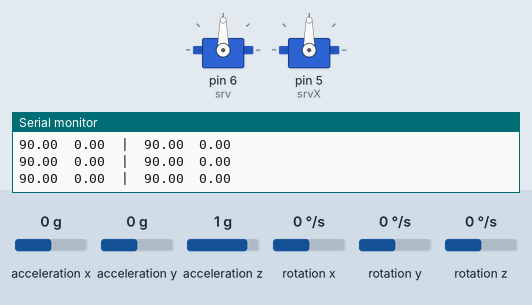
A sketch run on a simulated Arduino Uno, built with avr-gcc and run on an emulated ATmega328P. Shown: 2 × servo, the last lines printed to the serial monitor. The inputs (shaded band) are chosen by the test bench; at power-on: acceleration x 0 g, acceleration y 0 g, acceleration z 1 g, rotation x 0 °/s, rotation y 0 °/s, rotation z 0 °/s.

Above: at 2.4 s.
2.5 s: acceleration x set to -1.4 g
At 3.3 s:
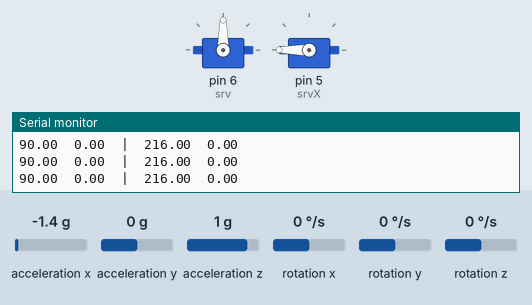
4.0 s: acceleration y set to -1.4 g
At 5.2 s:
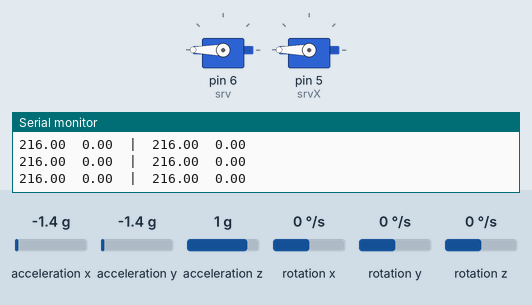
5.5 s: acceleration y set to 0.8 g
At 5.9 s:
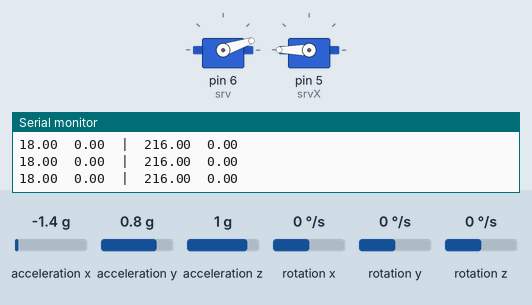
7.0 s: acceleration x set to 0 g
At 7.5 s:
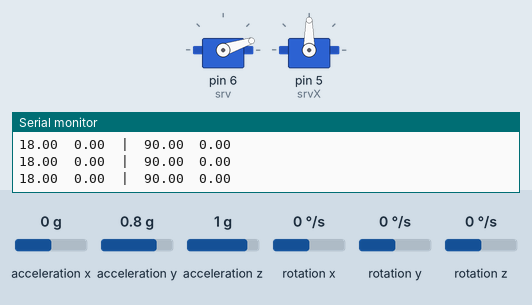
8.5 s: acceleration x set to -0.8 g
At 9.0 s:
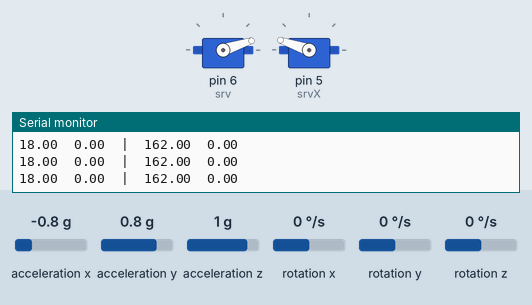
10.0 s: acceleration x set to 0.8 g
At 10.8 s:
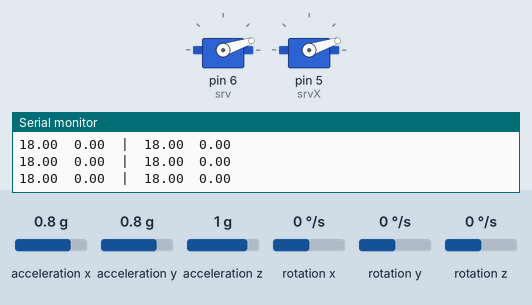
Timing chart, 0 to 12.5 s (numbered marks = the images above; inputs shaded):
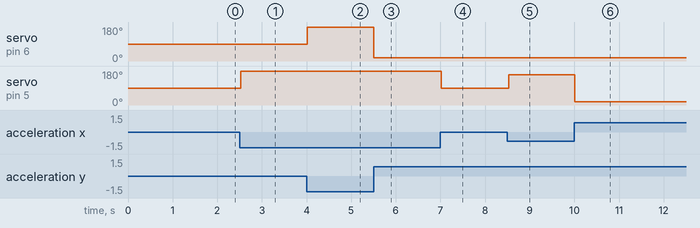

Measured:
- after the input at 2.5 s, servo on pin 5 (srvX): 90° → 180° at once
- after the input at 4.0 s, servo on pin 6 (srv): 90° → 180° at once
- after the input at 5.5 s, servo on pin 6 (srv): 180° → 18° at once
- after the input at 7.0 s, servo on pin 5 (srvX): 180° → 90° at once
- after the input at 8.5 s, servo on pin 5 (srvX): 90° → 161° at once
- after the input at 10.0 s, servo on pin 5 (srvX): 161° → 18° at once

The sketch:

qwer.ino
```cpp
#include <Servo.h>
#include "I2Cdev.h"
#include "MPU6050.h"

MPU6050 accgyro;
Servo srv;
Servo srvX;
int16_t defax, defay, defaz;
int16_t ax, ay, az, gx, gy, gz;
String defx;
String defy;

float toDeg(int angle) {
  return angle / 32768.0 * 180;
}

int lim(int x, int mn, int mx){
  return (x > mx)? mx : ((x < mn) ? mn : x);
}

void setup() {
  srv.attach(6);
  srvX.attach(5);
  Serial.begin(9600);
  Serial.println("steel alive");
  accgyro.initialize();
  srv.write(90);
  srvX.write(90);
//  delay(1000);
//  srv.write(0);
//  delay(1000);
//  srv.write(90);
  delay(1000);
  accgyro.getMotion6(&ax, &ay, &az, &gx, &gy, &gz);
  defax = ax;
  defay = ay;
  defaz = az;
  delay(100);
  accgyro.getMotion6(&ax, &ay, &az, &gx, &gy, &gz);
  defax = (defax + ax) / 2;
  defay = (defay + ay) / 2;
  defaz = (defaz + az) / 2;
  delay(100);
  defx = String(toDeg(defax));
  defy = String(toDeg(defay));
}

void loop() {
  accgyro.getMotion6(&ax, &ay, &az, &gx, &gy, &gz);
  srv.write(90 - toDeg(ay-defay));
  srvX.write(90 - toDeg(ax-defax));
  Serial.print(String(90 - toDeg(ay-defay)) + "\t" + defy);
  Serial.println("\t|\t" + String(90 - toDeg(ax-defax)) + "\t" + defx);
//  delay(1);

}
```
